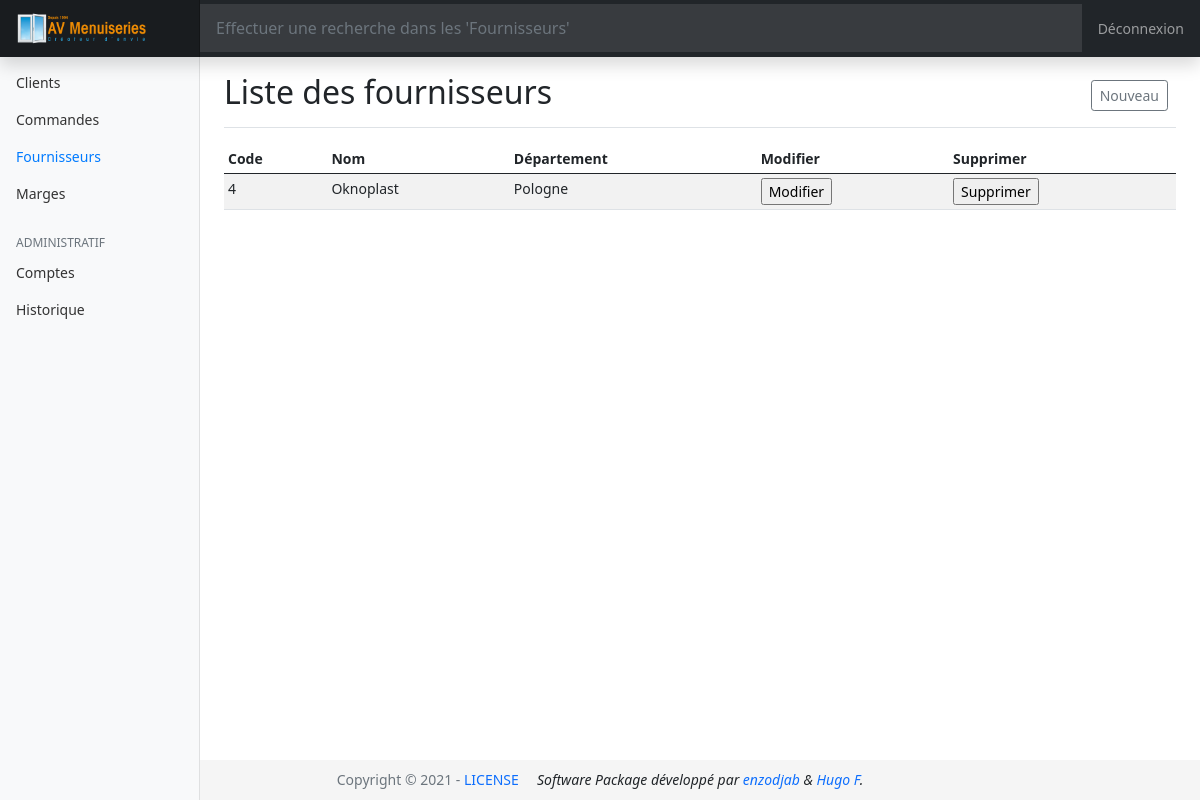
The page /Fournisseurs.php?id=1&loc=Fournisseurs (signed in) on the database its author committed.
### tables this page shows
CREATE TABLE `fournisseurs` (
  `cde` int(11) NOT NULL,
  `nom` varchar(50) NOT NULL,
  `dep` varchar(50) NOT NULL
);

### Fournisseurs.php (the view, shortened to what this page needs)
<!DOCTYPE html>
<?php
  include("includes/bdd.php");
  include("includes/footer.php");
  include("includes/head_content.php");
?>
<body>
  <?php include("includes/header.php"); ?>
  <div class="container-fluid">
    <div class="row">
      <?php include("includes/nav_content.php"); ?>
      <main class="col-md-9 ms-sm-auto col-lg-10 px-md-4">
        <?php
        $reqPerms = $bdd->query("SELECT * FROM admins_perms WHERE idAdmin = ".$_SESSION['id']);
        $Perms = $reqPerms->fetch();
        ?>
        <div class="d-flex justify-content-between flex-wrap flex-md-nowrap align-items-center pt-3 pb-2 mb-3 border-bottom">
          <h1 class="h2">Liste des fournisseurs</h1>
          <div class="btn-toolbar mb-2 mb-md-0">
            <div class="btn-group me-2">
              <?php if($Perms['p_write']) echo "<form method='post'><button type='submit' name='new' class='btn btn-sm btn-outline-secondary'>Nouveau</button></form>"; ?>
            </div>
          </div>
        </div>
        <div class="table-responsive">
          <table class="table table-striped table-sm">
            <thead>
              <tr>
                <th>Code</th>
                <th>Nom</th>
                <th>Département</th>
                <?php if($Perms['p_write']) echo "<th>Modifier</th><th>Supprimer</th>"; ?>
              </tr>
            </thead>
            <tbody>
              <?php
                $allFournisseurs = $bdd->query('SELECT * FROM fournisseurs');
                while($infoFournisseur = $allFournisseurs->fetch())
            {
              ?>
              <tr>
                <td><?= $infoFournisseur["cde"] ?></td>
                <td><?= $infoFournisseur["nom"] ?></td>
                <td><?= $infoFournisseur["dep"] ?></td>
                <?php
                  if($Perms['p_write']){
                    ?>
                    <td><form method="post"><input type="submit" name="edit<?= $infoClient['cde'] ?>" value="Modifier"></form></td>
                    <td><form method="post"><input type="submit" name="delete<?= $infoCommande['cde'] ?>" value="Supprimer"></form></td>
                    <?php
                  }
                ?>
              </tr>
              <?php
              }
              ?>
            </tbody>
          </table>
        </div>
      </main>
    </div>
  </div>
</body>
</html>

### assets/css/style.css (style rules this page uses)
body { font-size: .875rem; }

### includes/footer.php (style rules this page uses)
html { position: relative; min-height: 100%; }
body { margin-bottom: 40px; }

### rows shown on the page
fournisseurs: cde "4", nom "Oknoplast", dep "Pologne"

### other values the page prints
$valueMaster "Clients"
$valueMaster "Commandes"
$valueMaster "Fournisseurs"
$valueMaster "Marges"
$valueAdmin "Comptes"
$valueAdmin "Historique"
